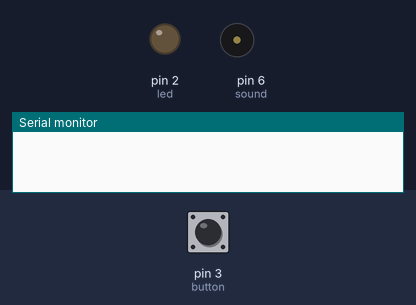
Recording of a sketch running on a simulated Arduino Uno, built with avr-gcc and run on an emulated ATmega328P. Shown: output pins drawn as LEDs (lit = HIGH), buzzer (waves = sounding), the last lines printed to the serial monitor. The inputs (shaded band) are chosen by the test bench; at power-on: pin 3 (button) LOW.

Above: at 1.2 s.
1.3 s: pin 3 (button) pulled HIGH for 1 s
At 1.5 s:
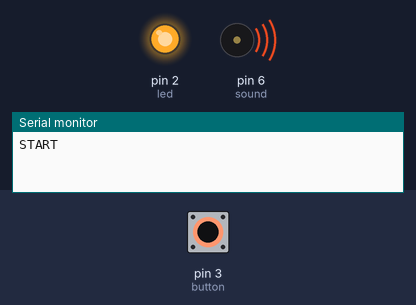
4.3 s: pin 3 (button) pulled HIGH for 3.2 s
At 8.5 s:
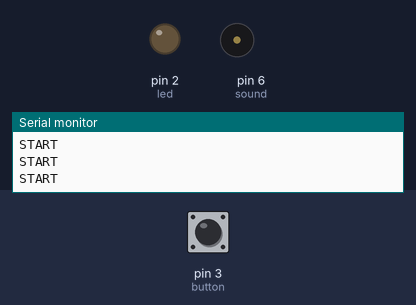
Timing chart, 0 to 10.0 s (numbered marks = the images above; inputs shaded):
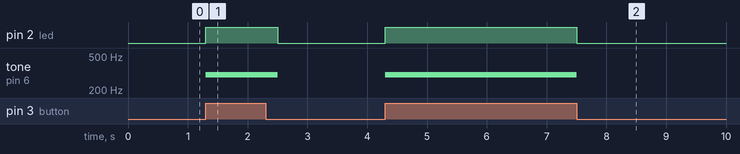

The sketch:

reaction-time-start.ino
```cpp
// Arduino file for the starting system and sending the start signal to python

int button = 3;
int sound = 6;
int led = 2;
int incomingByte;


void setup() {
  Serial.begin(115200);
  pinMode(led, OUTPUT);
  pinMode(sound, OUTPUT);
  pinMode(button, INPUT);
}

void loop() {
  // get the button state to determine if it is pressed
  int buttonState = digitalRead(button);

  // if button is pressed, send START to python
  // set off buzzer and light
  if(buttonState == 1) {
      Serial.println("START");
      digitalWrite(led, HIGH);
      tone(sound, 300);
      delay(400);
      noTone(sound);
      digitalWrite(led, LOW);
  }

}
```

Measured:
- after the input at 1.3 s, pin 2 (led): LOW → HIGH at once, → LOW 1.2 s later; tone on pin 6 (sound): silent → 300 Hz at once, → silent 1.2 s later
- after the input at 4.3 s, pin 2 (led): LOW → HIGH at once, → LOW 3.2 s later; tone on pin 6 (sound): silent → 300 Hz at once, → silent 3.2 s later
